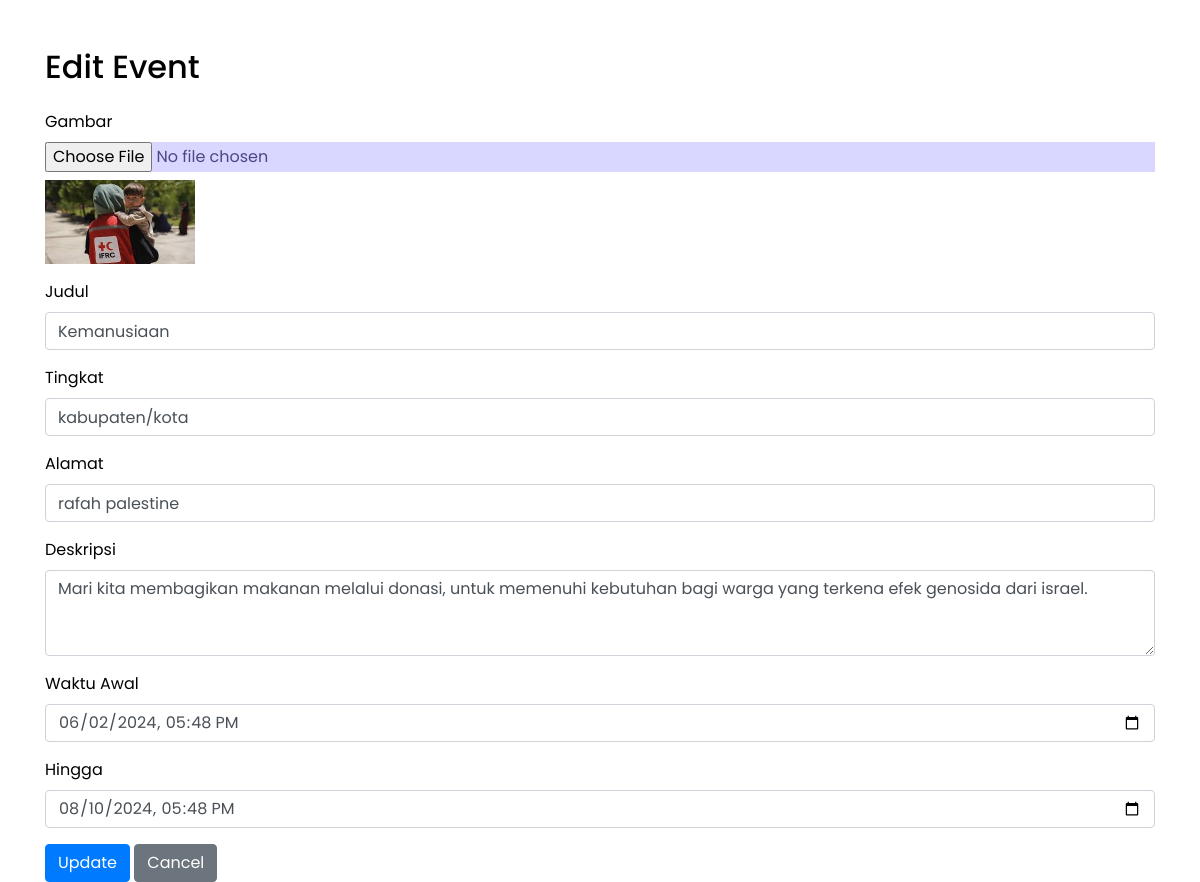
/event/edit.php?id=36, run on the app's committed database.
### tables this page shows
CREATE TABLE `events` (
  `id` int(200) NOT NULL,
  `img` varchar(255) NOT NULL,
  `judul` varchar(200) NOT NULL,
  `tingkat` varchar(200) NOT NULL,
  `deskripsi` varchar(200) NOT NULL,
  `alamat` varchar(300) NOT NULL,
  `waktu_awal` datetime NOT NULL,
  `hingga` datetime NOT NULL
);

### event/edit.php (the view, shortened to what this page needs)
<?php
include 'koneksi.php';
if (isset($_GET['id'])) {
    $id = $_GET['id'];
    $query = "SELECT * FROM events WHERE id = $id";
    $result = mysqli_query($conn, $query);
    $event = mysqli_fetch_assoc($result);
}
?>
<!DOCTYPE html>
<html lang="en">
<head>
    <link href="https://cdnjs.cloudflare.com/ajax/libs/font-awesome/6.5.2/css/all.min.css" rel="stylesheet" />
    <link href="https://stackpath.bootstrapcdn.com/bootstrap/4.5.2/css/bootstrap.min.css" rel="stylesheet">
    <link rel="stylesheet" href="index.css">
</head>
<body class="white-mode">
<div class="container mt-5">
    <h2 class="mb-4">Edit Event</h2>
    <form method="post" enctype="multipart/form-data">
        <div class="form-group">
            <label for="image">Gambar</label>
            <input type="file" class="form-control-file" id="image" name="image">
            <img id="current-image" src="<?php echo $event['img']; ?>" alt="Current Image" class="img-fluid mt-2" width="150">
        </div>
        <div class="form-group">
            <label for="judul">Judul</label>
            <input type="text" class="form-control" id="judul" name="judul" value="<?php echo $event['judul']; ?>" required>
        </div>
        <div class="form-group">
            <label for="tingkat">Tingkat</label>
            <input type="text" class="form-control" id="tingkat" name="tingkat" value="<?php echo $event['tingkat']; ?>" required>
        </div>
        <div class="form-group">
            <label for="alamat">Alamat</label>
            <input type="text" class="form-control" id="alamat" name="alamat" value="<?php echo $event['alamat']; ?>" required>
        </div>
        <div class="form-group">
            <label for="deskripsi">Deskripsi</label>
            <textarea class="form-control" id="deskripsi" name="deskripsi" rows="3" required><?php echo $event['deskripsi']; ?></textarea>
        </div>
        <div class="form-group">
            <label for="waktu_awal">Waktu Awal</label>
            <input type="datetime-local" class="form-control" id="waktu_awal" name="waktu_awal" value="<?php echo date('Y-m-d\TH:i', strtotime($event['waktu_awal'])); ?>" required>
        </div>
        <div class="form-group">
            <label for="hingga">Hingga</label>
            <input type="datetime-local" class="form-control" id="hingga" name="hingga" value="<?php echo date('Y-m-d\TH:i', strtotime($event['hingga'])); ?>" required>
        </div>
        <button type="submit" class="btn btn-primary">Update</button>
        <a href="admin.php" class="btn btn-secondary">Cancel</a>
    </form>
</div>
</body>
</html>

### event/index.css (style rules this page uses)
* { margin: 0; padding: 0; box-sizing: border-box; font-family: "Poppins", sans-serif; scroll-behavior: smooth; }
input { color: rgb(76, 71, 132); background-color: rgba(164, 156, 255, 0.411); }
body.white-mode { background-color: #ffffff; color: #000000; }

### data on the page
events: img (picture), judul "Kemanusiaan", tingkat "kabupaten/kota", alamat "rafah palestine", deskripsi "Mari kita membagikan makanan melalui donasi, untuk memenuhi kebutuhan bagi warga yang terkena efek genosida dari israel.", waktu_awal "06/02/2024 17:48", hingga "08/10/2024 17:48"
